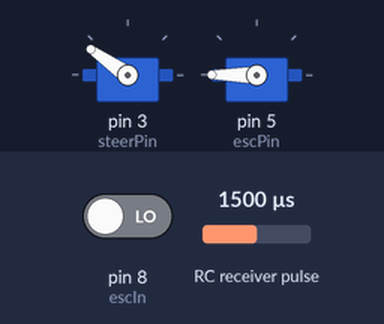
A sketch run on a simulated Arduino Uno, built with avr-gcc and run on an emulated ATmega328P. Shown: 2 × servo. Wiring (inferred from the names in the program): RC receiver channel: data pin 9. Inputs (shaded band) come from the test bench; at power-on: RC receiver pulse 1500 µs, pin 8 (escIn) LOW.

Above: at 1.2 s.
1.3 s: RC receiver pulse (sensor on pin 9) set to 1485 µs
At 3.2 s:
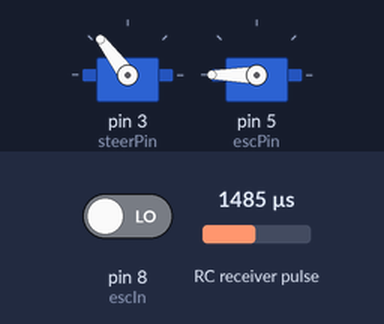
3.5 s: RC receiver pulse (sensor on pin 9) set to 1020 µs
At 5.3 s:
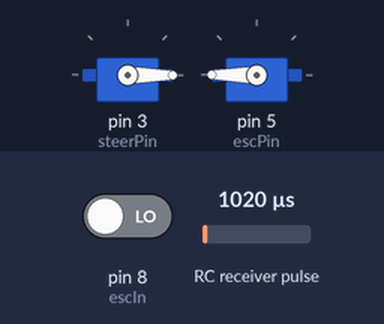
5.6 s: RC receiver pulse (sensor on pin 9) set to 1185 µs
At 7.1 s:
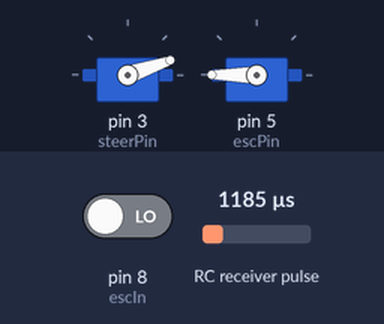
7.6 s: RC receiver pulse (sensor on pin 9) set to 1214 µs
At 8.9 s:
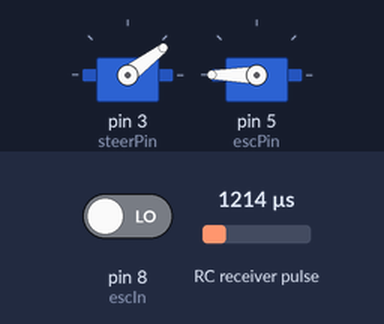
9.6 s: RC receiver pulse (sensor on pin 9) set to 1250 µs
At 10.7 s:
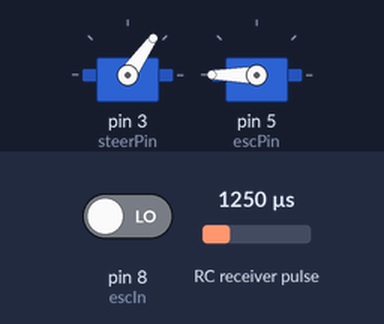
11.7 s: RC receiver pulse (sensor on pin 9) set to 1288 µs
13.4 s: RC receiver pulse (sensor on pin 9) set to 1310 µs
At 15.5 s:
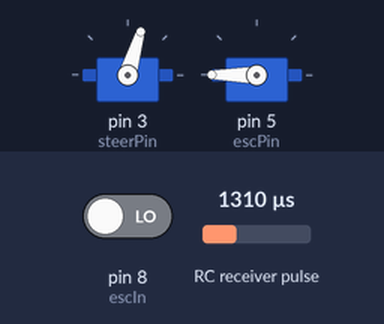
Timing chart, 0 to 16.8 s (numbered marks = the images above; inputs shaded):
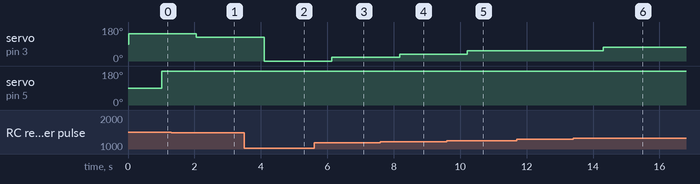

The sketch:

remoteDrive.ino
```cpp
/*
 * Script to drive the Pi Car using the remote control.
 * The Arduino reads in pulse width value from the receiver
 * then maps it appropriately and sends it to either
 * the ESC or the steering servo.
 */

 #include <Servo.h>

 Servo steer;
 Servo esc;

 const int steerPin = 3;
 const int escPin = 5;

 const int steerIn = 9;
 const int escIn = 8;

 void setup(){
   pinMode(steerPin, OUTPUT);
   pinMode(escPin, OUTPUT);

   pinMode(steerIn, INPUT);
   pinMode(escIn, INPUT);

   steer.attach(steerPin);
   esc.attach(escPin);
 }

 void loop(){
   steer.writeMicroseconds(map((int)((int)pulseIn(steerIn, HIGH)/50)*50, 1220, 1490, 1000, 2000));
   esc.writeMicroseconds(map(pulseIn(escIn, HIGH),
         1901, 959, 1000, 2000)); // Values found from test script
 }
```

Measured:
- the behaviour switches between 1499 and 1498 µs on RC receiver pulse (sensor on pin 9) (found by bisection; images 0 and 1)
- the behaviour switches between 1198 and 1199 µs on RC receiver pulse (sensor on pin 9) (found by bisection; images 3 and 4)
- the behaviour switches between 1298 and 1299 µs on RC receiver pulse (sensor on pin 9) (found by bisection; images 5 and 6)
- after the input at 1.3 s, servo on pin 3 (steerPin): 145° → 127° after 0.76 s
- after the input at 3.5 s, servo on pin 3 (steerPin): 127° → 0° after 0.60 s
- after the input at 5.6 s, servo on pin 3 (steerPin): 0° → 19° after 0.54 s
- after the input at 7.6 s, servo on pin 3 (steerPin): 19° → 37° after 0.58 s
- after the input at 9.6 s, servo on pin 3 (steerPin): 37° → 55° after 0.62 s
- after the input at 11.7 s, every drawn part: stays the same
- after the input at 13.4 s, servo on pin 3 (steerPin): 55° → 73° after 0.90 s
